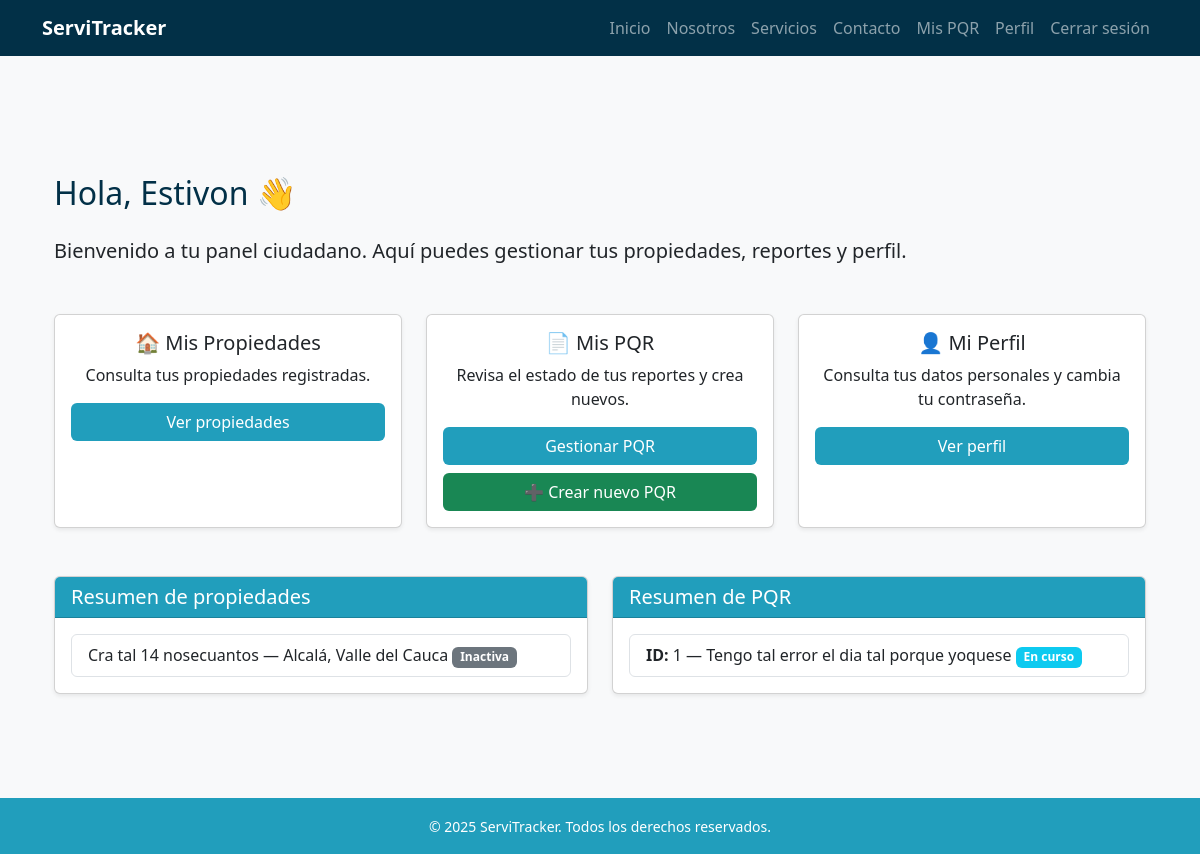
The page /usuarios/dashboard/ (signed in) on the database its author committed.
### usuarios/models.py (models this page shows, shortened)
class Usuario(AbstractBaseUser, PermissionsMixin):
    ROLES = [
        ("administrador", "Administrador"),
        ("agente", "Agente"),
        ("tecnico", "Técnico"),
        ("ciudadano", "Ciudadano"),
    ]
    documento = models.CharField(max_length=20, unique=True)
    email = models.EmailField(blank=True, null=True)
    nombres = models.CharField(max_length=100, blank=True, null=True)
    apellidos = models.CharField(max_length=100, blank=True, null=True)
    rol = models.CharField(max_length=20, choices=ROLES, default="ciudadano")
    especialidad = models.ForeignKey(Especialidad, on_delete=models.SET_NULL, null=True, blank=True)
    is_active = models.BooleanField(default=True)
    is_staff = models.BooleanField(default=False)
    date_joined = models.DateTimeField(auto_now_add=True)
    objects = UsuarioManager()
    USERNAME_FIELD = "documento"
    REQUIRED_FIELDS = []  # puedes agregar 'email' si quieres que sea obligatorio

### propiedades/models.py (models this page shows, shortened)
class Propiedad(models.Model):
    usuario = models.ForeignKey(
        settings.AUTH_USER_MODEL,
        on_delete=models.CASCADE,
        related_name='propiedades'
    )
    departamento = models.CharField(max_length=100)
    ciudad = models.CharField(max_length=100)
    direccion = models.CharField(max_length=200)
    activa = models.BooleanField(default=True)

### pqr/models.py (models this page shows, shortened)
class PQR(models.Model):
    ciudadano = models.ForeignKey(
        settings.AUTH_USER_MODEL,
        on_delete=models.SET_NULL,
        null=True,
        blank=True,
        related_name="pqrs_ciudadano"
    )
    propiedad = models.ForeignKey(
        Propiedad,
        on_delete=models.SET_NULL,
        null=True,
        blank=True
    )
    tipo_falla = models.ForeignKey(
        TipoFalla,
        on_delete=models.PROTECT
    )
    descripcion = models.TextField()
    estado = models.ForeignKey(
        EstadoPQR,
        on_delete=models.PROTECT
    )
    tecnico_asignado = models.ForeignKey(
        settings.AUTH_USER_MODEL,
        on_delete=models.SET_NULL,
        null=True,
        blank=True,
        related_name="pqrs_tecnico"
    )
    fecha_creacion = models.DateTimeField(auto_now_add=True)
    fecha_actualizacion = models.DateTimeField(auto_now=True)

class EstadoPQR(models.Model):
    nombre = models.CharField(max_length=50)

### usuarios/views.py (the view)
# urls.py: path("dashboard/", views.dashboard_ciudadano, name="dashboard_ciudadano"),
@login_required
def dashboard_ciudadano(request):
    if request.user.rol != "ciudadano":
        return redirect("index")
    propiedades = Propiedad.objects.filter(usuario=request.user)
    pqr = PQR.objects.filter(ciudadano=request.user)
    return render(request, "usuarios/dashboard_ciudadano.html", {
        "usuario": request.user,
        "propiedades": propiedades,
        "pqr": pqr,
    })

### templates/usuarios/dashboard_ciudadano.html (shortened to what this page needs)
{% extends 'base.html' %}
{% block content %}
<div class="container my-5">
    <h2 class="text-blue-dark mb-4">Hola, {{ usuario.nombres }} 👋</h2>
    <p class="lead">Bienvenido a tu panel ciudadano. Aquí puedes gestionar tus propiedades, reportes y perfil.</p>
    <div class="row g-4 mt-4">
        <div class="col-md-4">
            <div class="card shadow-sm h-100">
                <div class="card-body text-center">
                    <h5 class="card-title">🏠 Mis Propiedades</h5>
                    <p class="card-text">Consulta tus propiedades registradas.</p>
                    <a href="{% url 'lista_propiedades' %}" class="btn btn-blue-mid w-100">Ver propiedades</a>
                </div>
            </div>
        </div>
        <div class="col-md-4">
            <div class="card shadow-sm h-100">
                <div class="card-body text-center">
                    <h5 class="card-title">📄 Mis PQR</h5>
                    <p class="card-text">Revisa el estado de tus reportes y crea nuevos.</p>
                    <a href="{% url 'mi_lista_pqr' %}" class="btn btn-blue-mid w-100 mb-2">Gestionar PQR</a>
                    <a href="{% url 'nuevo_pqr' %}" class="btn btn-green-dark w-100">➕ Crear nuevo PQR</a>
                </div>
            </div>
        </div>
        <div class="col-md-4">
            <div class="card shadow-sm h-100">
                <div class="card-body text-center">
                    <h5 class="card-title">👤 Mi Perfil</h5>
                    <p class="card-text">Consulta tus datos personales y cambia tu contraseña.</p>
                    <a href="{% url 'perfil' %}" class="btn btn-blue-mid w-100">Ver perfil</a>
                </div>
            </div>
        </div>
    </div>
    <div class="row mt-5">
        <div class="col-md-6">
            <div class="card shadow-sm">
                <div class="card-header bg-blue-mid text-white">
                    <h5 class="mb-0">Resumen de propiedades</h5>
                </div>
                <div class="card-body">
                    {% if propiedades %}
                        <ul class="list-group">
                            {% for propiedad in propiedades %}
                                <li class="list-group-item">
                                    {{ propiedad.direccion }} — {{ propiedad.ciudad }}, {{ propiedad.departamento }}
                                    {% if not propiedad.activa %}
                                        <span class="badge bg-secondary">Inactiva</span>
                                    {% endif %}
                                </li>
                            {% endfor %}
                        </ul>
                    {% else %}
                        <p>No tienes propiedades registradas.</p>
                    {% endif %}
                </div>
            </div>
        </div>
        <div class="col-md-6 mt-md-0 mt-4">
            <div class="card shadow-sm">
                <div class="card-header bg-blue-mid text-white">
                    <h5 class="mb-0">Resumen de PQR</h5>
                </div>
                <div class="card-body">
                    {% if pqr %}
                        <ul class="list-group">
                            {% for reporte in pqr %}
                                <li class="list-group-item">
                                    <strong>ID:</strong> {{ reporte.id }} — {{ reporte.descripcion }}
                                    <span class="badge
                                        {% if reporte.estado.nombre == 'Pendiente' %} bg-warning
                                        {% elif reporte.estado.nombre == 'En curso' %} bg-info
                                        {% elif reporte.estado.nombre == 'Resuelto' %} bg-success
                                        {% elif reporte.estado.nombre == 'Urgente' %} bg-danger
                                        {% elif reporte.estado.nombre == 'Muy urgente' %} bg-dark
                                        {% else %} bg-secondary
                                        {% endif %}">
                                        {{ reporte.estado.nombre }}
                                    </span>
                                </li>
                            {% endfor %}
                        </ul>
                    {% else %}
                        <p>No has creado PQR aún.</p>
                    {% endif %}
                </div>
            </div>
        </div>
    </div>
</div>
{% endblock %}

### static/css/style.css (style rules this page uses)
:root { --blue-light: #8ecae6; --blue-mid: #219ebc; --blue-deep: #126782; --blue-dark: #023047; --yellow: #ffb703; --orange-light: #fd9e02; --orange-dark: #fb8500; --green-light: #198754; --green-dark: #146c43; }
.text-blue-dark { color: var(--blue-dark); }
.bg-blue-mid { background-color: var(--blue-mid); }
body { font-family: 'Segoe UI', sans-serif; background-color: #f8f9fa; padding-top: 70px; min-height: 100vh; display: flex; flex-direction: column; }
.btn-blue-mid { background-color: var(--blue-mid); color: white; }
.btn-green-dark { background-color: var(--green-light); color: white; }

### rows shown on the page
Usuario: nombres "Estivon"
Propiedad: direccion "Cra tal 14 nosecuantos", ciudad "Alcalá", departamento "Valle del Cauca", activa "Inactiva"
PQR: id "1", descripcion "Tengo tal error el dia tal porque yoquese", estado.nombre "En curso"
